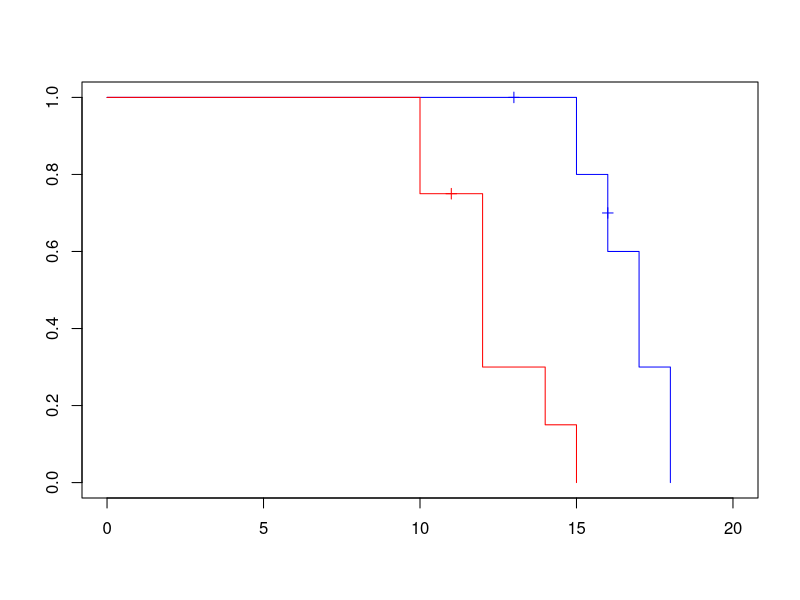

Source code (R): (Note: this script raises an error after producing the figure.)
redskin <- read.table("redskin.txt", header = TRUE)
redskin <- sort_by.data.frame(redskin, redskin$Time)
redskin_product <- redskin[redskin$Group == "Product", ]
redskin_placebo <- redskin[redskin$Group == "Placebo", ]
library(KMsurv)
library(survival)
redskin_product_s <- survfit(with(redskin_product, Surv(Time, status))~1)
redskin_placebo_s <- survfit(with(redskin_placebo, Surv(Time, status))~1)
plot(redskin_product_s, col="blue", conf.int = FALSE, mark.time=TRUE, xlim = c(0,20))
lines(redskin_placebo_s, col = "red", conf.int=FALSE, mark.time=TRUE)
text(locator(), labels = c("Product", "Placebo"))
abline(
  h = seq(0,1,0.1),
  v = seq(0, 20, 1),
  lty = 3,
  col = "lightgray")

plot(redskin_product_s$time, redskin_product_s$surv, col="blue", xlim = c(0,20), type = "b")
lines(redskin_placebo_s$time, redskin_placebo_s$surv, col = "red", type = "b")
text(locator(), labels = c("Product", "Placebo"))
abline(
  h = seq(0,1,0.1),
  v = seq(0, 20, 1),
  lty = 3,
  col = "lightgray")

survdiff(with(redskin, Surv(Time, status))~redskin$Group)

# Call:
# survdiff(formula = with(redskin, Surv(Time, status)) ~ redskin$Group)

# N Observed Expected (O-E)^2/E (O-E)^2/V
# redskin$Group=Placebo 8        7     3.13      4.80      10.2
# redskin$Group=Product 6        4     7.87      1.91      10.2

# Chisq= 10.2  on 1 degrees of freedom, p= 0.001

# Reject H0 if X_t 6.71 > X_1,0.05 = 3.84 Evidence 2 surv curves diff